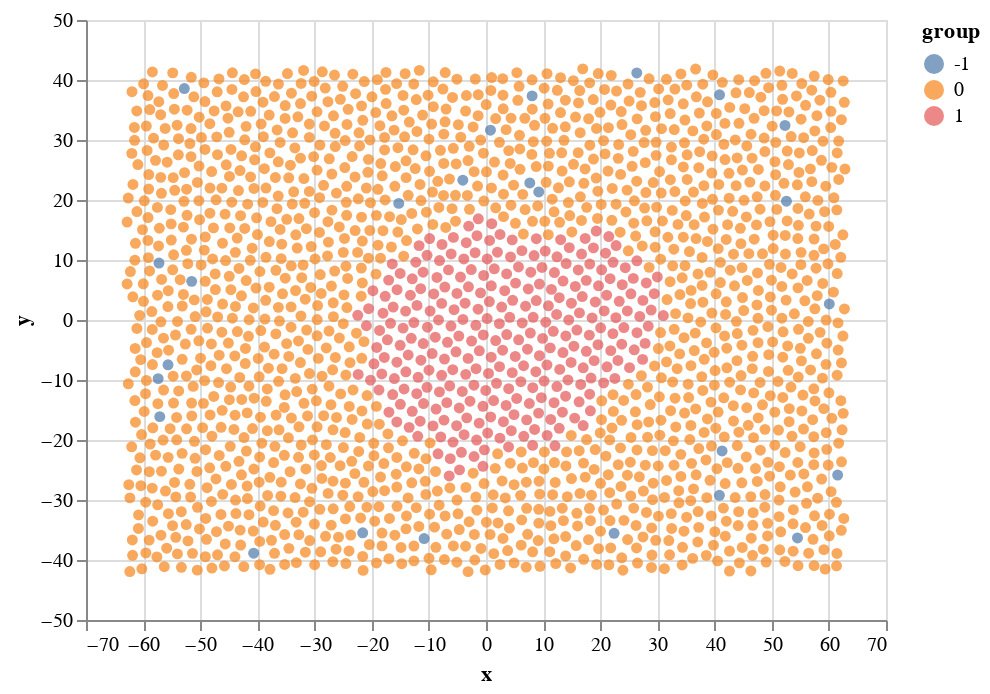

The notebook cell this image was saved under:
### Code cell
alt.Chart(df).mark_circle().encode(
    x='x',
    y='y',
    color='group:N',
)

### Figure 1 — Vega-Lite specification as saved in the notebook (floating-point values rounded to 4 significant figures; data arrays with more than 128 entries replaced by an {"elided": "..."} marker saying what was removed)
{"$schema": "https://vega.github.io/schema/vega-lite/v2.4.3.json", "config": {"view": {"height": 300, "width": 400}}, "data": {"values": {"elided": "1800 records"}}, "encoding": {"color": {"field": "group", "type": "nominal"}, "x": {"field": "x", "type": "quantitative"}, "y": {"field": "y", "type": "quantitative"}}, "mark": "circle"}
